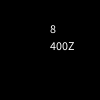
Frame 1 (no input)
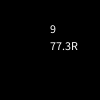
Frame 60 (the mouse pressed at the canvas centre just before this capture)
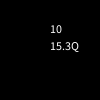
Frame 120 (the mouse held since frame 60 and released just before this capture)

The Processing sketch that drew these frames (run headless with seeded random() and noise(); from frame 60 on, the mouse is pressed at the canvas centre):

// Processing sketch: sketch_SI
// ── sketch_SI.pde
class ArrayVal {
  private boolean isTotalMax = false;
  private ArrayList<int[]> total = new ArrayList<int[]>();
  private ArrayList<int[]> nextExp = new ArrayList<int[]>();
  IntList increaseVal = new IntList();
  private float magnification = random(1, 1.5);
  private String siPrefix = "";
  private final String[] Prefix = {"", "k", "M", "G", "T", "P",
                                    "E", "Z", "Y", "R", "Q"};

  public ArrayVal() {
    increaseVal.append(0);
    addIncreaseVal(1);
    addTotalVal(10, 0);
  }

  public ArrayVal(int increaseVal, int initVal, int nextExp) {
    this.increaseVal.append(0);
    addIncreaseVal(increaseVal);
    addTotalVal(initVal, 0);
  }

  void addIncreaseVal(int increaseVal) {
    int n = this.increaseVal.size();
    int tmp = increaseVal;
    println(n);
    for (int i = 0; i < n; i++) {
      int d = 0;
      try {
        d = this.increaseVal.get(i);
      } catch (Exception e) {
        this.increaseVal.append(0);
        d = this.increaseVal.get(i);
      }
      println(this.increaseVal.get(i));
      d = d + tmp * 100;
      tmp = d / 1000;
      this.increaseVal.set(i, d % 1000);
      if (tmp != 0 && i == n - 1) { n++; }
    }
  }

  void addTotalVal() {
    addTotalVal(99999999, 0);
  }

  private void addTotalVal(int increaseVal, int index) {
    if (isTotalMax) { return; }
    int[] d;
    try {
      d = total.get(index);
    } catch (Exception e) {
      total.add(new int[4]);
      d = total.get(index);
    }
    if (index < this.increaseVal.size()){
      d[0] += this.increaseVal.get(index);
    }
    d[0] += increaseVal;
    for (int i = 0; i < 3; i++) {
      d[i + 1] += d[i] / 10;
      d[i] %= 10;
    }

    int tmp = d[3];
    if (tmp != 0 || index < this.increaseVal.size()) {
      d[3] = 0;
      if (index == Prefix.length - 1) {
        maxVal();
        return;
      }
      addTotalVal(tmp, index + 1);
    }
  }

  void maxVal() {
    int n = total.size();
    for (int i = 0; i < n; i++) {
      int[] d = total.get(i);
      for (int j = 0; j < 3; j++) {
        d[j] = 9;
      }
    }

    isTotalMax = true;
  }

  void valConvertSi() {
    for (int n = total.size() - 1; n >= 0; n--) {
      int i = 0;
      int[] d1 = total.get(n);
      int[] d2 = new int[4];
      try {
        d2 = total.get(n - 1);
      } catch (Exception e) {
        for (int j = 0; j < 4; j++) {
          d2[j] = 0;
        }
      }

      for (int j = 2; j >= 0; j-- ) {
        if (d1[j] == 0) { i++; }
        else { break; }
      }

      if (i < 3) {
        changeStr(i, n);
        break;
      }
    }
  }

  private void changeStr(int i, int n) {
    siPrefix = "";
    int[] d1 = total.get(n);
    int[] d2 = new int[4];
    try {
      d2 = total.get(n - 1);
    } catch (Exception e) {
      for (int j = 0; j < 4; j++) {
        d2[j] = 0;
      }
    }

    switch (i) {
      case 0 :
        siPrefix = "" + d1[2] + d1[1] + d1[0];
      break;
      case 1 :
        siPrefix = "" + d1[1] + d1[0] + "." + d2[2];
      break;
      case 2 :
        siPrefix = "" + d1[0] + "." + d2[2] + d2[1];
      break;
    }
    siPrefix += Prefix[n];
  }

  String getStr() {
    return siPrefix;
  }
}

ArrayVal vals = new ArrayVal(10, 0, 0);
int i = 0;
void setup() {
// println(vals.total.size());
}

void draw() {
  background(0);
  vals.addIncreaseVal(999999999);
  vals.addTotalVal();
  vals.addTotalVal();
  vals.addTotalVal();
  vals.addTotalVal();
  vals.valConvertSi();
  text(vals.getStr(), width/2, height/2);
  text(vals.increaseVal.size(), width/2, height / 3);
}
